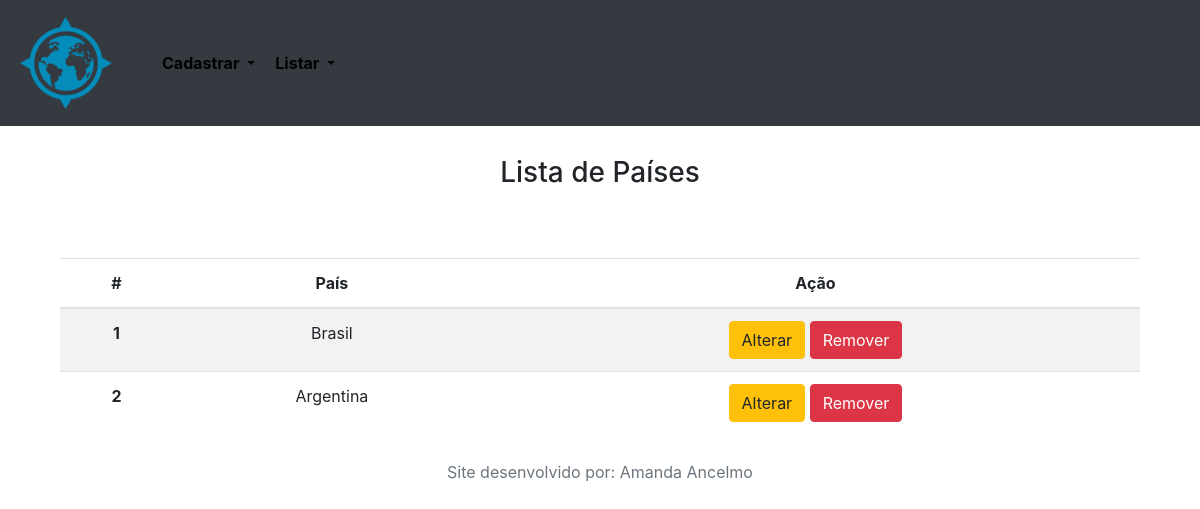
/lista_pais.php, run on the app's committed database.
### tables this page shows
CREATE TABLE `pais` (
  `cod_pais` int(11) NOT NULL,
  `nome_pais` varchar(100) NOT NULL
);

### lista_pais.php (the view, shortened to what this page needs)
<?php
include "conexao.php";
echo '
    <div class = "container">
        <div class="row text-center">
            <div class="col">
                <h3>Lista de Países</h3>
            </div>
        </div>
        <div class="row">
            <div class="col alerta">
            </div>
        </div>
        <table class="table table-striped text-center">
            <thead>
                <tr>
                    <th scope="col">#</th>
                    <th scope="col">País</th>
                    <th scope="col">Ação</th>
                </tr>
            </thead>
            <tbody class="tbody">
';
$query="SELECT * FROM pais;";
$resultado = mysqli_query($conexao, $query) or die($conexao);
while($linha=mysqli_fetch_assoc($resultado)){
    echo '
                <tr>
                    <th scope="row">'.$linha["cod_pais"].'</th>
                    <td>'.$linha["nome_pais"].'</td>
                    <td>
                        <button class="btn btn-warning alterar_pais" value="'.$linha["cod_pais"].'" data-toggle="modal"
                            data-target="#modalAlterar">Alterar</button>
                        <button class="btn btn-danger remover_pais" value="'.$linha["cod_pais"].'">Remover</button>
                    </td>
                </tr>
    ';
}
echo '
            </tbody>
        </table>
    </container>
';
?>

### css/main.css (style rules this page uses)
div { padding:10px; }

### data on the page
pais: cod_pais "1", nome_pais "Brasil"
pais: cod_pais "2", nome_pais "Argentina"

### other printed values
$desenvolvedor "Amanda Ancelmo"
